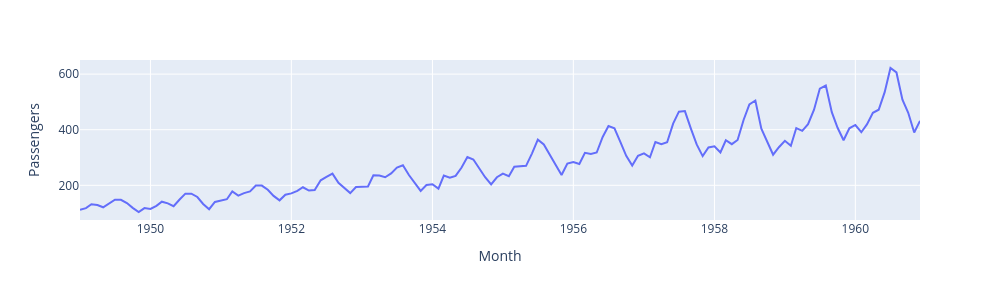

Notebook code for this chart:
### Code cell
#Using Plotly Express
fig=px.line(
    df,
    x=df.index,
    y=df["Passengers"],
    labels={"Month":"Month","Passengers":"Passengers"}
)
fig.update_layout(
    width=1000,
    height=300
)
fig.show()

### Figure 1 — Plotly figure (JSON) as saved in the notebook; plotly's stock layout.template omitted (floating-point values rounded to 4 significant figures; data arrays with more than 128 entries replaced by an {"elided": "..."} marker saying what was removed)
{"data": [{"hovertemplate": "Month=%{x}<br>Passengers=%{y}<extra></extra>", "legendgroup": "", "line": {"color": "#636efa", "dash": "solid"}, "marker": {"symbol": "circle"}, "mode": "lines", "name": "", "orientation": "v", "showlegend": false, "type": "scatter", "x": {"elided": "144 str values"}, "xaxis": "x", "y": {"elided": "144 int values"}, "yaxis": "y"}], "layout": {"height": 300, "legend": {"tracegroupgap": 0}, "margin": {"t": 60}, "width": 1000, "xaxis": {"anchor": "y", "domain": [0, 1], "title": {"text": "Month"}}, "yaxis": {"anchor": "x", "domain": [0, 1], "title": {"text": "Passengers"}}}}
